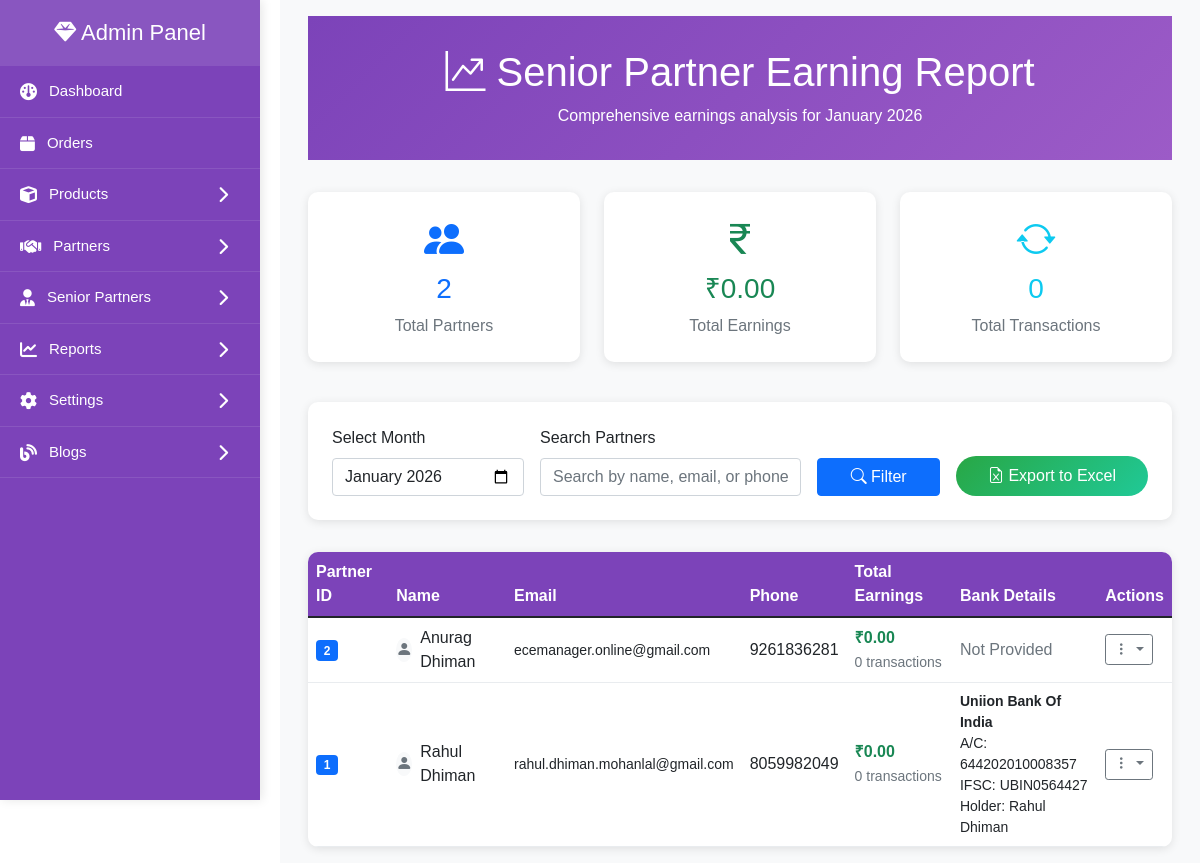
The app's page /admin/reports/generate-senior-partner-earning-report.php with its own data.
### tables this page shows
CREATE TABLE IF NOT EXISTS `senior_partners` (
  `id` int NOT NULL AUTO_INCREMENT,
  `partner_id` varchar(8) NOT NULL,
  `name` varchar(255) NOT NULL,
  `email` varchar(191) NOT NULL,
  `phone` varchar(20) DEFAULT NULL,
  `image` varchar(255) DEFAULT NULL,
  `gender` enum('Male','Female','Other') DEFAULT NULL,
  `state` varchar(255) DEFAULT NULL,
  `district` varchar(255) DEFAULT NULL,
  `full_address` text,
  `password` varchar(255) NOT NULL,
  `created_at` timestamp NULL DEFAULT CURRENT_TIMESTAMP,
  `updated_at` timestamp NULL DEFAULT CURRENT_TIMESTAMP ON UPDATE CURRENT_TIMESTAMP,
  `earning` decimal(10,2) DEFAULT '0.00',
  `total_earnings` decimal(10,2) DEFAULT '0.00',
  PRIMARY KEY (`id`),
  UNIQUE KEY `partner_id` (`partner_id`),
  UNIQUE KEY `email` (`email`)
);

### admin/reports/generate-senior-partner-earning-report.php (the view, shortened to what this page needs)
<?php
$database = new Database();
$db = $database->getConnection();
$selected_month = $_GET['month'] ?? date('Y-m');
$search_query = $_GET['search'] ?? '';
$page = max(1, intval($_GET['page'] ?? 1));
$per_page = 10;
$offset = ($page - 1) * $per_page;
$sql = "SELECT
            sp.id as partner_id,
            sp.name,
            sp.email,
            sp.phone,
            COALESCE(SUM(spe.earning_amount), 0) as total_earnings,
            bd.bank_name,
            bd.account_number,
            bd.ifsc_code,
            bd.account_holder_name,
            COUNT(spe.id) as total_transactions
        FROM senior_partners sp
        LEFT JOIN senior_partner_earnings spe ON sp.id = spe.senior_partner_id
            AND DATE_FORMAT(spe.created_at, '%Y-%m') = :month
        LEFT JOIN bank_details bd ON sp.id = bd.partner_id
        WHERE 1=1";
$params = [':month' => $selected_month];
$sql .= " GROUP BY sp.id ORDER BY total_earnings DESC LIMIT :limit OFFSET :offset";
$stmt = $db->prepare($sql);
foreach ($params as $key => $value) {
    $stmt->bindValue($key, $value);
}
$stmt->bindValue(':limit', $per_page, PDO::PARAM_INT);
$stmt->bindValue(':offset', $offset, PDO::PARAM_INT);
$stmt->execute();
$partners = $stmt->fetchAll(PDO::FETCH_ASSOC);
$summary_sql = "SELECT
                    COUNT(DISTINCT sp.id) as total_partners,
                    COALESCE(SUM(spe.earning_amount), 0) as total_earnings,
                    COUNT(spe.id) as total_transactions
                FROM senior_partners sp
                LEFT JOIN senior_partner_earnings spe ON sp.id = spe.senior_partner_id
                    AND DATE_FORMAT(spe.created_at, '%Y-%m') = :month";
$summary_stmt = $db->prepare($summary_sql);
$summary_stmt->execute([':month' => $selected_month]);
$summary = $summary_stmt->fetch(PDO::FETCH_ASSOC);
?>
<!DOCTYPE html>
<html lang="en">
<head>
    <link href="https://cdn.jsdelivr.net/npm/bootstrap@5.1.3/dist/css/bootstrap.min.css" rel="stylesheet">
    <link href="https://cdn.jsdelivr.net/npm/bootstrap-icons/font/bootstrap-icons.css" rel="stylesheet">
    <link rel="stylesheet" href="../assets/css/admin-style.css">
</head>
<body>
    <?php include '../sidebar.php'; ?>
    <div class="main-content">
        <div class="container-fluid">
            <div class="report-header text-center">
                <h1 class="mb-2"><i class="bi bi-graph-up-arrow"></i> Senior Partner Earning Report</h1>
                <p class="mb-0">Comprehensive earnings analysis for <?php echo date('F Y', strtotime($selected_month . '-01')); ?></p>
            </div>
            <div class="row mb-4">
                <div class="col-md-4 mb-3">
                    <div class="stat-card p-4 text-center">
                        <div class="display-6 text-primary mb-2">
                            <i class="bi bi-people-fill"></i>
                        </div>
                        <h3 class="text-primary"><?php echo number_format($summary['total_partners']); ?></h3>
                        <p class="text-muted mb-0">Total Partners</p>
                    </div>
                </div>
                <div class="col-md-4 mb-3">
                    <div class="stat-card p-4 text-center">
                        <div class="display-6 text-success mb-2">
                            <i class="bi bi-currency-rupee"></i>
                        </div>
                        <h3 class="text-success">₹<?php echo number_format($summary['total_earnings'], 2); ?></h3>
                        <p class="text-muted mb-0">Total Earnings</p>
                    </div>
                </div>
                <div class="col-md-4 mb-3">
                    <div class="stat-card p-4 text-center">
                        <div class="display-6 text-info mb-2">
                            <i class="bi bi-arrow-repeat"></i>
                        </div>
                        <h3 class="text-info"><?php echo number_format($summary['total_transactions']); ?></h3>
                        <p class="text-muted mb-0">Total Transactions</p>
                    </div>
                </div>
            </div>
            <div class="filter-section">
                <form method="GET" class="row g-3 align-items-end">
                    <div class="col-md-3">
                        <label for="month" class="form-label">Select Month</label>
                        <input type="month" class="form-control" id="month" name="month" value="<?php echo $selected_month; ?>">
                    </div>
                    <div class="col-md-4">
                        <label for="search" class="form-label">Search Partners</label>
                        <input type="text" class="form-control" id="search" name="search"
                               placeholder="Search by name, email, or phone..." value="<?php echo htmlspecialchars($search_query); ?>">
                    </div>
                    <div class="col-md-2">
                        <button type="submit" class="btn btn-primary w-100">
                            <i class="bi bi-search"></i> Filter
                        </button>
                    </div>
                    <div class="col-md-3">
                        <a href="?export=excel&month=<?php echo $selected_month; ?>&search=<?php echo urlencode($search_query); ?>"
                           class="btn export-btn w-100">
                            <i class="bi bi-file-earmark-excel"></i> Export to Excel
                        </a>
                    </div>
                </form>
            </div>
            <div class="earnings-table">
                <div class="table-responsive">
                    <table class="table table-hover mb-0">
                        <thead>
                            <tr>
                                <th>Partner ID</th>
                                <th>Name</th>
                                <th class="d-none d-md-table-cell">Email</th>
                                <th class="d-none d-lg-table-cell">Phone</th>
                                <th>Total Earnings</th>
                                <th class="d-none d-xl-table-cell">Bank Details</th>
                                <th>Actions</th>
                            </tr>
                        </thead>
                        <tbody>
                            <?php if (empty($partners)): ?>
                                <tr>
                                    <td colspan="7" class="text-center py-4">
                                        <div class="text-muted">
                                            <i class="bi bi-inbox display-4 d-block mb-2"></i>
                                            No senior partners found for the selected criteria.
                                        </div>
                                    </td>
                                </tr>
                            <?php else: ?>
                                <?php foreach ($partners as $partner): ?>
                                    <tr>
                                        <td>
                                            <span class="badge bg-primary"><?php echo $partner['partner_id']; ?></span>
                                        </td>
                                        <td>
                                            <div class="d-flex align-items-center">
                                                <div class="avatar-sm bg-light rounded-circle d-flex align-items-center justify-content-center me-2">
                                                    <i class="bi bi-person-fill text-muted"></i>
                                                </div>
                                                <div>
                                                    <div class="fw-semibold"><?php echo htmlspecialchars($partner['name']); ?></div>
                                                </div>
                                            </div>
                                        </td>
                                        <td class="d-none d-md-table-cell">
                                            <small><?php echo htmlspecialchars($partner['email']); ?></small>
                                        </td>
                                        <td class="d-none d-lg-table-cell">
                                            <?php echo htmlspecialchars($partner['phone']); ?>
                                        </td>
                                        <td>
                                            <div class="fw-bold text-success">₹<?php echo number_format($partner['total_earnings'], 2); ?></div>
                                            <small class="text-muted"><?php echo $partner['total_transactions']; ?> transactions</small>
                                        </td>
                                        <td class="d-none d-xl-table-cell">
                                            <?php if ($partner['bank_name']): ?>
                                                <div class="small">
                                                    <div><strong><?php echo htmlspecialchars($partner['bank_name']); ?></strong></div>
                                                    <div>A/C: <?php echo htmlspecialchars($partner['account_number']); ?></div>
                                                    <div>IFSC: <?php echo htmlspecialchars($partner['ifsc_code']); ?></div>
                                                    <div>Holder: <?php echo htmlspecialchars($partner['account_holder_name']); ?></div>
                                                </div>
                                            <?php else: ?>
                                                <span class="text-muted">Not Provided</span>
                                            <?php endif; ?>
                                        </td>
                                        <td>
                                            <div class="dropdown">
                                                <button class="btn btn-sm btn-outline-secondary dropdown-toggle" type="button" data-bs-toggle="dropdown">
                                                    <i class="bi bi-three-dots-vertical"></i>
                                                </button>
                                            </div>
                                        </td>
                                    </tr>
                                <?php endforeach; ?>
                            <?php endif; ?>
                        </tbody>
                    </table>
                </div>
            </div>
        </div>
    </div>
</body>
</html>

### admin/assets/css/admin-style.css (style rules this page uses)
:root { --primary-color: #ffffff; --secondary-color: #7c43b9; --text-color: #000000; --gray-light: #f8f9fa; --gray-medium: #6c757d; --transition-speed: 0.3s; --sidebar-width: 280px; --sidebar-collapsed-width: 70px; }
.main-content { margin-left: var(--sidebar-width); padding: 1rem; transition: all var(--transition-speed); background-color: var(--gray-light); min-height: 100vh; }

### admin/reports/generate-senior-partner-earning-report.php (style rules this page uses)
.report-header { background: linear-gradient(135deg, #7c43b9 0%, #9c5bc7 100%); color: white; padding: 2rem 0; margin-bottom: 2rem; }
.stat-card { background: white; border-radius: 10px; box-shadow: 0 2px 10px rgba(0,0,0,0.1); transition: transform 0.3s ease; }
.earnings-table { background: white; border-radius: 10px; overflow: hidden; box-shadow: 0 2px 10px rgba(0,0,0,0.1); }
.table th { background-color: #7c43b9; color: white; border: none; font-weight: 600; }
.table td { vertical-align: middle; border-color: #e9ecef; }
.filter-section { background: white; border-radius: 10px; padding: 1.5rem; margin-bottom: 2rem; box-shadow: 0 2px 10px rgba(0,0,0,0.1); }
.export-btn { background: linear-gradient(135deg, #28a745 0%, #20c997 100%); border: none; color: white; padding: 0.5rem 1.5rem; border-radius: 25px; transition: all 0.3s ease; }

### admin/sidebar.php (style rules this page uses)
body { margin: 0; font-family: "Poppins", sans-serif; }

### records on screen
senior_partners: id "2", name "Anurag Dhiman", email "ecemanager.online@gmail.com", phone "9261836281", total_earnings "0.00", total_transactions "0", shows "Not Provided"
senior_partners: id "1", name "Rahul Dhiman", email "rahul.dhiman.mohanlal@gmail.com", phone "8059982049", total_earnings "0.00", total_transactions "0", bank_name "Uniion Bank Of India", account_number "644202010008357", ifsc_code "UBIN0564427", account_holder_name "Rahul Dhiman"

### other values on screen
$summary['total_partners'] "2"
$summary['total_earnings'] "0.00"
$summary['total_transactions'] "0"
